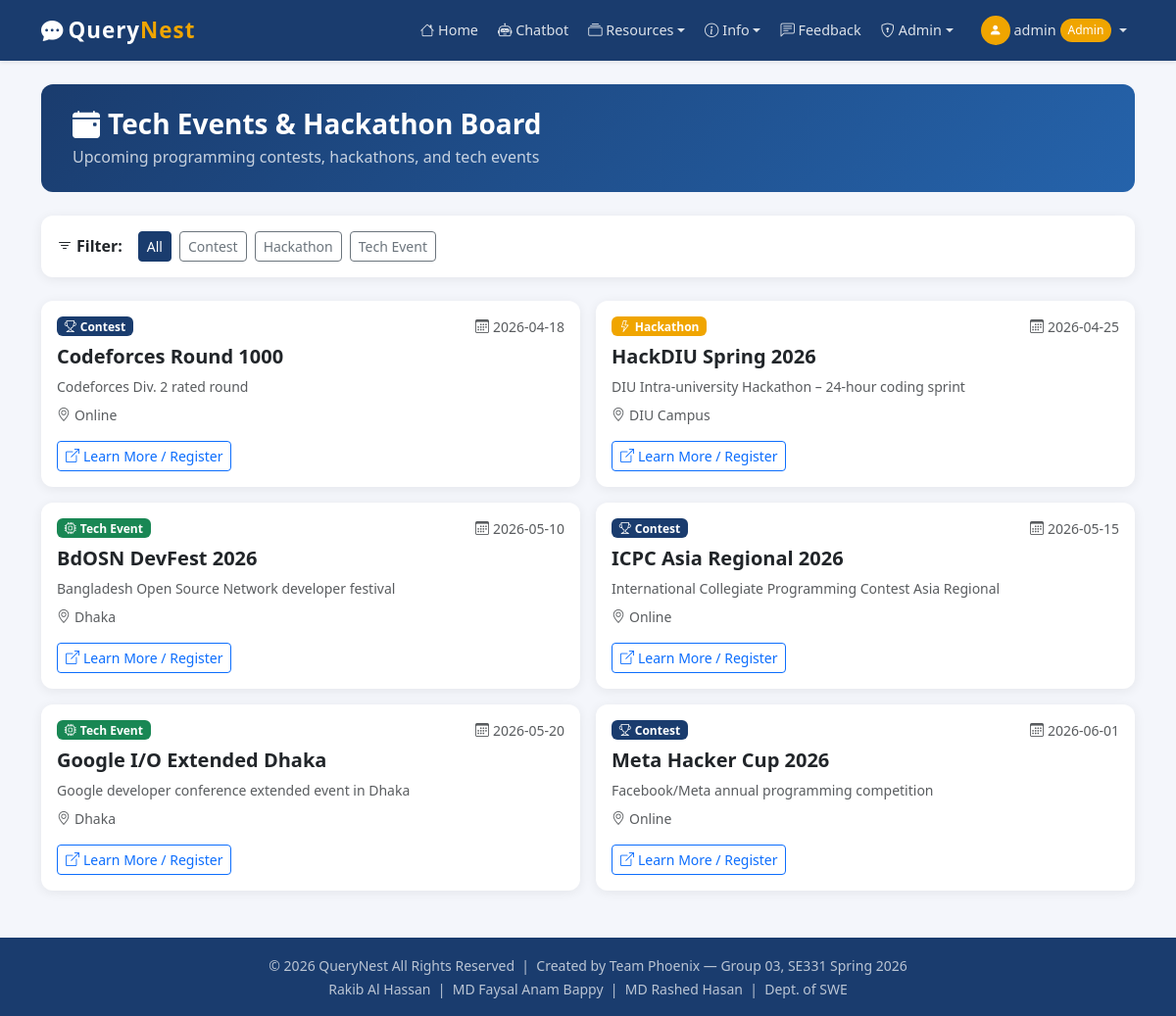
The page /events (signed in) on the database its author committed.
### tables this page shows
CREATE TABLE events (
            event_id     INTEGER PRIMARY KEY AUTOINCREMENT,
            title        TEXT NOT NULL,
            description  TEXT,
            event_date   TEXT NOT NULL,
            event_type   TEXT NOT NULL,
            link         TEXT,
            location     TEXT
        );

### app.py (the view)
@app.route('/events')
@login_required
def events():
    etype = request.args.get('type', '')
    conn  = get_db()
    if etype:
        evts = conn.execute("SELECT * FROM events WHERE event_type=? ORDER BY event_date", (etype,)).fetchall()
    else:
        evts = conn.execute("SELECT * FROM events ORDER BY event_date").fetchall()
    types = conn.execute("SELECT DISTINCT event_type FROM events ORDER BY event_type").fetchall()
    conn.close()
    return render_template('events.html', events=evts, types=types, current_type=etype)

### app.py (called while the page is built)
def get_db():
    conn = sqlite3.connect(DB_PATH)
    conn.row_factory = sqlite3.Row
    return conn

def login_required(f):
    @wraps(f)
    def decorated(*args, **kwargs):
        if 'user_id' not in session:
            flash('Please log in first.', 'warning')
            return redirect(url_for('login'))
        return f(*args, **kwargs)
    return decorated

### templates/events.html (shortened to what this page needs)
{% extends "base.html" %}
{% block content %}
<div class="page-header">
  <h3 class="fw-bold mb-1"><i class="bi bi-calendar-event-fill me-2"></i>Tech Events & Hackathon Board</h3>
  <p class="mb-0 opacity-75">Upcoming programming contests, hackathons, and tech events</p>
</div>
<div class="card mb-4">
  <div class="card-body d-flex flex-wrap gap-2 align-items-center">
    <span class="fw-semibold me-2"><i class="bi bi-filter me-1"></i>Filter:</span>
    <a href="{{ url_for('events') }}" class="btn btn-sm {% if not current_type %}btn-primary{% else %}btn-outline-secondary{% endif %}">All</a>
    {% for t in types %}
    <a href="{{ url_for('events', type=t.event_type) }}"
       class="btn btn-sm {% if t.event_type == current_type %}btn-primary{% else %}btn-outline-secondary{% endif %}">{{ t.event_type }}</a>
    {% endfor %}
  </div>
</div>
{% set type_colors = {'Contest':'#1a3c6e','Hackathon':'#f0a500','Tech Event':'#198754'} %}
{% set type_icons  = {'Contest':'bi-trophy','Hackathon':'bi-lightning','Tech Event':'bi-cpu'} %}
{% if events %}
<div class="row g-3">
  {% for e in events %}
  <div class="col-md-6">
    <div class="card h-100">
      <div class="card-body">
        <div class="d-flex justify-content-between align-items-start mb-2">
          <span class="badge" style="background:{{ type_colors.get(e.event_type,'#6c757d') }};">
            <i class="bi {{ type_icons.get(e.event_type,'bi-calendar') }} me-1"></i>{{ e.event_type }}
          </span>
          <small class="text-muted"><i class="bi bi-calendar3 me-1"></i>{{ e.event_date }}</small>
        </div>
        <h5 class="fw-bold">{{ e.title }}</h5>
        <p class="text-muted small mb-2">{{ e.description }}</p>
        <div class="d-flex gap-3 small text-muted mb-3">
          {% if e.location %}<span><i class="bi bi-geo-alt me-1"></i>{{ e.location }}</span>{% endif %}
        </div>
        {% if e.link %}
        <a href="{{ e.link }}" target="_blank" class="btn btn-sm btn-outline-primary">
          <i class="bi bi-box-arrow-up-right me-1"></i>Learn More / Register
        </a>
        {% endif %}
      </div>
    </div>
  </div>
  {% endfor %}
</div>
{% else %}
<div class="text-center text-muted py-5">
  <i class="bi bi-calendar-x fs-1"></i>
  <p class="mt-3">No events found.</p>
</div>
{% endif %}
{% endblock %}

### templates/base.html (style rules this page uses)
:root { --primary:#1a3c6e; --accent:#f0a500; }
body { background:#f4f6fb; font-family:'Segoe UI',sans-serif; }
.btn-primary { background:var(--primary); border-color:var(--primary); }
.card { border:none; border-radius:12px; box-shadow:0 2px 12px rgba(0,0,0,.07); }
.page-header { background:linear-gradient(135deg,#1a3c6e,#2563ab); color:#fff; border-radius:12px; padding:1.5rem 2rem; margin-bottom:1.5rem; }

### rows shown on the page
events: event_type "Contest", event_date "2026-04-18", title "Codeforces Round 1000", description "Codeforces Div. 2 rated round", location "Online"
events: event_type "Hackathon", event_date "2026-04-25", title "HackDIU Spring 2026", description "DIU Intra-university Hackathon – 24-hour coding sprint", location "DIU Campus"
events: event_type "Tech Event", event_date "2026-05-10", title "BdOSN DevFest 2026", description "Bangladesh Open Source Network developer festival", location "Dhaka"
events: event_type "Contest", event_date "2026-05-15", title "ICPC Asia Regional 2026", description "International Collegiate Programming Contest Asia Regional", location "Online"
events: event_type "Tech Event", event_date "2026-05-20", title "Google I/O Extended Dhaka", description "Google developer conference extended event in Dhaka", location "Dhaka"
events: event_type "Contest", event_date "2026-06-01", title "Meta Hacker Cup 2026", description "Facebook/Meta annual programming competition", location "Online"

### other values the page prints
{{ session.user_name }} "admin"
{{ t.event_type }} "Contest" "Hackathon" "Tech Event"
